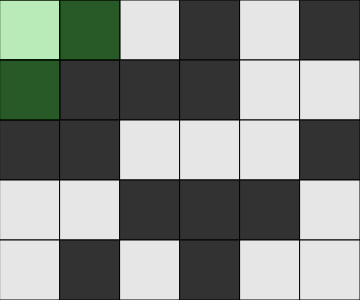
Frame 1 (no input)
Frame 60 (no input): identical to frame 1, image omitted
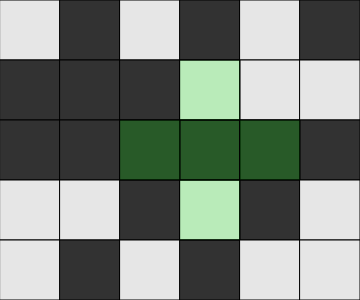
Frame 120 (the mouse pressed at the canvas centre since frame 60)

The p5.js sketch that drew these frames (run headless with seeded random() and noise() and a simulated clock; from frame 60 on, the mouse is pressed at the canvas centre):

// p5.js sketch
// ── sketch.js
// Project Title
// Your Name
// Date
//
// Extra for Experts:
// - describe what you did to take this project "above and beyond"
//grid 6 x 5 

let grid = [
  [0,0,0,0,0,0],
  [0,0,0,0,0,0],
  [0,0,0,0,0,0],
  [0,0,0,0,0,0],
  [0,0,0,0,0,0]
];
let rows = grid.length;
let cols = grid[0].length;
let tileSize = 60;

function setup() {
  createCanvas(cols* tileSize, rows * tileSize);
  textAlign(CENTER);
  randomStart();
}

function randomStart(){
  //generates random set of numbers and anything above .5 is white square
  //else its black square
  for(let y = 0; y < rows; y++){
    for(let x = 0; x < cols; x++){
      if(random(0,1)>0.5){
        grid[y][x] = 230
      }
      else{
        grid[y][x] = 50
      }
    }
  }
}

function draw() {
  background(220);
  renderGrid();
  fill(255)
  textSize(30);
  mouseOverlay(); 
  winCheck();
}

function renderGrid(){
  //interpret data from grid array and draw matrix into canvas
  for(let y = 0; y < rows; y++){
    for(let x = 0; x < cols; x++){
      let fillColor = grid[y][x];
      fill(fillColor)
      square(x*tileSize, y *tileSize, tileSize)
    }
  }
}

function mousePressed(){
  if(mouseX < width && mouseY < height){
    let x = getCurrentX(); let y = getCurrentY();

    flip(x,y); // flip single if none of other modes available
    if(keyIsDown(32)){
    //flip square pattern if space is pressed down
      if(x+1 <=6){flip(x+1, y);}
      if(x+1 <=6 && y+1 <= 5){flip(x+1, y+1);}
      if(y+1 <= 5){flip(x,y+1);}
    }
    else if(!keyIsDown(SHIFT)){
    //flip cross pattern if shift and space is pressed down
      if(x-1 >= 0){flip(x-1, y);}
      if(x+1 <=6){flip(x+1, y);}
      if(y-1 >= 0){flip(x,y-1);}
      if(y+1 <= 5){flip(x,y+1);}
    }
  }
}

function getCurrentX(){
  //gets col position of mouse
  let constrainedX = constrain(mouseX, 0, width -1)
  return floor(constrainedX/ tileSize)
}
function getCurrentY(){
  //gets col position of mouse
  let constrainedY = constrain(mouseY, 0, height -1)
  return floor(constrainedY/ tileSize)
}

function flip(x,y){
  if(grid[y][x] === 50) {
    grid[y][x] = 230;
  }
  else {
    grid[y][x] = 50;
  }
}

function winCheck(){
  let isWinning = true;
  let previousTile = grid[0][0]
  for(let y = 0; y < rows; y++){
    for(let x = 0; x < cols; x++){
      if(grid[y][x] === previousTile && isWinning === true){
        //checks if the grid's previous tile and current tile is the same, 
        // and if the chain of same colors has not broken yet
        previousTile = grid[y][x]
        isWinning = true;
      }
      else{isWinning = false;}
    }
  }
  if(isWinning === true){
    //when done checking all its says you won
    fill(0)
    text("you won",width/2,height/2,40);
  }
}

function mouseOverlay(){
  if(mouseX < width && mouseY < height){
    let x = getCurrentX(); let y = getCurrentY();
    fill(0,255,0,50)
    square(x*tileSize, y *tileSize, tileSize)
    if(keyIsDown(32)){
    //overlay if space is pressed
      if(x+1 <=6){square((x+1)*tileSize, y *tileSize, tileSize);}
      if(x+1 <=6 && y+1 <= 5){square((x+1)*tileSize, (y+1     ) *tileSize, tileSize);}
      if(y+1 <= 5){square(x*tileSize, (y+1) *tileSize, tileSize);}
    }  
  else if(!keyIsDown(SHIFT)){
    // overlay if shift is not pressed
      if(x-1 >= 0){square((x-1)*tileSize, y *tileSize, tileSize)}
      if(x+1 <=6){square((x+1)*tileSize, y *tileSize, tileSize)}
      if(y-1 >= 0){square(x*tileSize, (y-1) *tileSize, tileSize)}
      if(y+1 <= 5){square(x*tileSize, (y+1) *tileSize, tileSize)}
    }
  }
}
